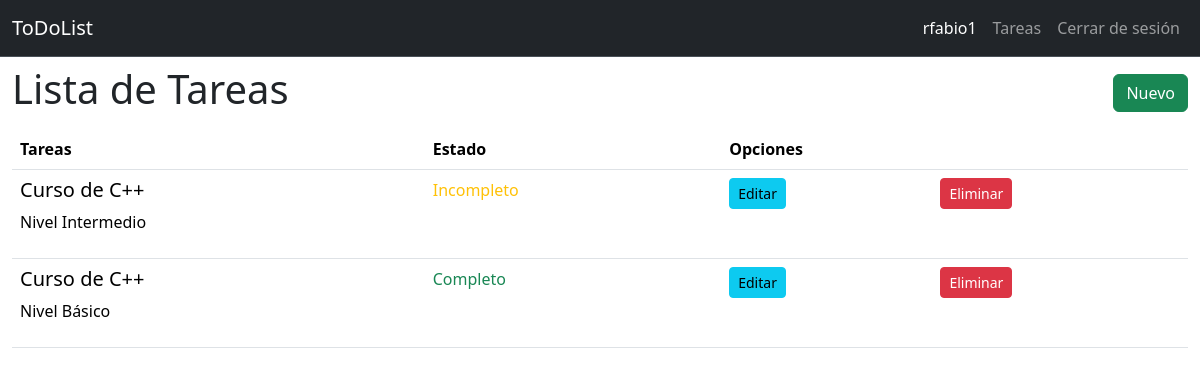
The app's page /todo/list (signed in), older data.
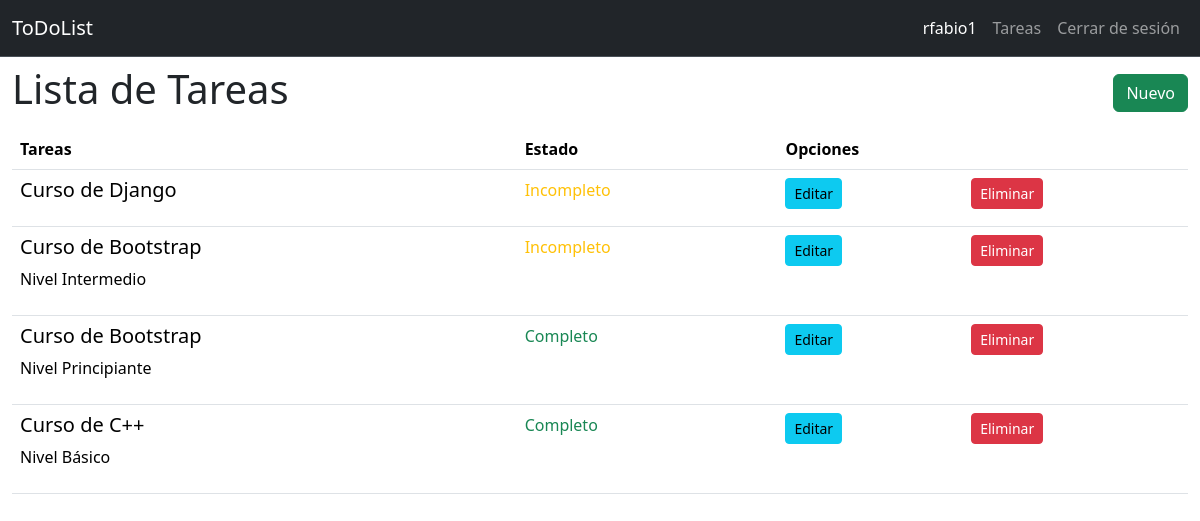
The same page, newer data.
### todor/models.py (models this page shows, shortened)
class User(db.Model):
    id = db.Column(db.Integer, primary_key = True)
    username = db.Column(db.String(20), unique = True, nullable = False)
    password = db.Column(db.Text, nullable = False)

class Todo(db.Model):
    id = db.Column(db.Integer, primary_key = True)
    created_by = db.Column(db.Integer, db.ForeignKey('user.id'), nullable = False)
    title = db.Column(db.String(100), nullable = False)
    desc = db.Column(db.Text)
    state = db.Column(db.Boolean, default = False)

### todor/todo.py (the view)
@bp.route('/list')
@login_required
def index():
    todos = Todo.query.all()
    return render_template('todo/index.html', todos = todos)

### todor/auth.py (called while the page is built)
@bp.before_app_request  # hacemos que esta función se ejecute en cada petición
def load_login_in_user():
    user_id = session.get('user_id')
    if user_id is None: # nadie inició sesión
        g.user = None
    else:
        g.user = User.query.get_or_404(user_id)

def login_required(view):
    @functools.wraps(view)
    def wrapped_view(**kwargs):
        if g.user is None:
            return redirect(url_for('auth.login'))
        return view(**kwargs)
    return wrapped_view

### todor/templates/todo/index.html
{% extends 'base.html' %}
{% block content %}
<section class="container-fluid">
    <nav class="navbar">
        <h1>{% block title %}Lista de Tareas {% endblock %}</h1>
        <a href="{{ url_for('todo.crear_tarea') }}" class="btn btn-success">Nuevo</a>
    </nav>
    <table class="table">
        <thead>
            <tr>
                <th class="col">Tareas</th>
                <th class="col">Estado</th>
                <th class="col" colspan="2">Opciones</th>
            </tr>
        </thead>
        <tbody>
            {% for todo in todos | reverse %}
            {% if g.user.id == todo.created_by %}
            <tr>
                <td>
                    <h5>{{ todo.title }}</h5>
                    <p>{{ todo.desc}}</p>
                </td>
                <td>
                    {% if todo.state == true %}
                        <span class="text-success">Completo</span>
                    {% else %}
                        <span class="text-warning">Incompleto</span>
                    {% endif %}
                </td>
                <td>
                    <a href="{{ url_for('todo.update', id = todo.id) }}" class="btn btn-info btn-sm">Editar</a>
                </td>
                <td>
                    <a href="{{ url_for('todo.delete', id = todo.id) }}" class="btn btn-danger btn-sm">Eliminar</a>
                </td>
            </tr>
            {% endif %}
            {% endfor %}
        </tbody>
    </table>
</section>
{% endblock %}

### todor/templates/base.html (shortened to what this page needs)
<!DOCTYPE html>
<html lang="en">
<head>
    <link href="https://cdn.jsdelivr.net/npm/bootstrap@5.3.8/dist/css/bootstrap.min.css" rel="stylesheet"
>
</head>
<body>
    <nav class="navbar navbar-expand-sm bg-dark border-bottom border-body" data-bs-theme="dark"">
        <div class="container-fluid">
            <a class="navbar-brand" href="{{ url_for('index') }}">ToDoList</a>
            <div class="collapse navbar-collapse justify-content-end" id="navbarNav">
                <ul class="navbar-nav">
                    {% if g.user %}
                        <li class="nav-item">
                            <span class="nav-link active">{{ g.user.username }}</span>
                        </li>
                     <li class="nav-item">
                        <a class="nav-link"  href="{{url_for('todo.index')}}">Tareas</a>
                    </li>
                    <li class="nav-item">
                        <a class="nav-link" href="{{url_for('auth.logout')}}">Cerrar de sesión</a>
                    </li>
                    {% endif %}
                </ul>
            </div>
        </div>
    </nav>
    {% block content %}
    {% endblock %}
</body>
</html>

Row changes from the older to the newer data that the page shows:
removed Todo: title "Curso de C++", desc "Nivel Intermedio", state "Incompleto"
added Todo: title "Curso de Django", state "Incompleto"
added Todo: title "Curso de Bootstrap", desc "Nivel Intermedio", state "Incompleto"
added Todo: title "Curso de Bootstrap", desc "Nivel Principiante", state "Completo"
